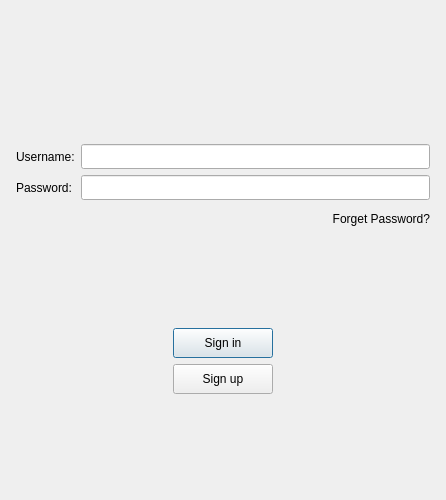
<?xml version="1.0" encoding="UTF-8"?>
<ui version="4.0">
 <class>LoginDialog</class>
 <widget class="QDialog" name="LoginDialog">
  <property name="geometry">
   <rect>
    <x>0</x>
    <y>0</y>
    <width>446</width>
    <height>500</height>
   </rect>
  </property>
  <property name="minimumSize">
   <size>
    <width>0</width>
    <height>500</height>
   </size>
  </property>
  <property name="windowTitle">
   <string>Login</string>
  </property>
  <layout class="QVBoxLayout" name="verticalLayout_2">
   <item>
    <layout class="QVBoxLayout" name="verticalLayout">
     <property name="leftMargin">
      <number>5</number>
     </property>
     <property name="topMargin">
      <number>5</number>
     </property>
     <property name="rightMargin">
      <number>5</number>
     </property>
     <property name="bottomMargin">
      <number>5</number>
     </property>
     <item>
      <widget class="QWidget" name="widget" native="true">
       <layout class="QGridLayout" name="gridLayout">
        <item row="0" column="0">
         <widget class="QLabel" name="label">
          <property name="text">
           <string/>
          </property>
          <property name="pixmap">
           <pixmap resource="rc.qrc">:/res/106039201_p0.png</pixmap>
          </property>
          <property name="scaledContents">
           <bool>false</bool>
          </property>
          <property name="alignment">
           <set>Qt::AlignCenter</set>
          </property>
          <property name="wordWrap">
           <bool>false</bool>
          </property>
          <property name="openExternalLinks">
           <bool>false</bool>
          </property>
         </widget>
        </item>
       </layout>
      </widget>
     </item>
     <item>
      <spacer name="verticalSpacer">
       <property name="orientation">
        <enum>Qt::Vertical</enum>
       </property>
       <property name="sizeHint" stdset="0">
        <size>
         <width>20</width>
         <height>40</height>
        </size>
       </property>
      </spacer>
     </item>
     <item>
      <layout class="QGridLayout" name="gridLayout_2">
       <property name="leftMargin">
        <number>0</number>
       </property>
       <property name="topMargin">
        <number>0</number>
       </property>
       <item row="1" column="0">
        <widget class="QLabel" name="passLabel">
         <property name="minimumSize">
          <size>
           <width>0</width>
           <height>25</height>
          </size>
         </property>
         <property name="text">
          <string>Password:</string>
         </property>
        </widget>
       </item>
       <item row="0" column="1">
        <widget class="QLineEdit" name="userEdit">
         <property name="minimumSize">
          <size>
           <width>0</width>
           <height>25</height>
          </size>
         </property>
        </widget>
       </item>
       <item row="0" column="0">
        <widget class="QLabel" name="userLabel">
         <property name="minimumSize">
          <size>
           <width>0</width>
           <height>25</height>
          </size>
         </property>
         <property name="text">
          <string>Username:</string>
         </property>
         <property name="alignment">
          <set>Qt::AlignLeading|Qt::AlignLeft|Qt::AlignVCenter</set>
         </property>
        </widget>
       </item>
       <item row="1" column="1">
        <widget class="QLineEdit" name="passEdit">
         <property name="minimumSize">
          <size>
           <width>0</width>
           <height>25</height>
          </size>
         </property>
        </widget>
       </item>
       <item row="2" column="1">
        <widget class="QLabel" name="label_2">
         <property name="minimumSize">
          <size>
           <width>0</width>
           <height>25</height>
          </size>
         </property>
         <property name="text">
          <string>Forget Password?</string>
         </property>
         <property name="alignment">
          <set>Qt::AlignRight|Qt::AlignTrailing|Qt::AlignVCenter</set>
         </property>
        </widget>
       </item>
      </layout>
     </item>
     <item>
      <spacer name="verticalSpacer_2">
       <property name="orientation">
        <enum>Qt::Vertical</enum>
       </property>
       <property name="sizeHint" stdset="0">
        <size>
         <width>20</width>
         <height>40</height>
        </size>
       </property>
      </spacer>
     </item>
     <item>
      <layout class="QHBoxLayout" name="horizontalLayout_4">
       <item>
        <spacer name="horizontalSpacer_2">
         <property name="orientation">
          <enum>Qt::Horizontal</enum>
         </property>
         <property name="sizeHint" stdset="0">
          <size>
           <width>40</width>
           <height>20</height>
          </size>
         </property>
        </spacer>
       </item>
       <item>
        <widget class="QPushButton" name="loginButton">
         <property name="minimumSize">
          <size>
           <width>100</width>
           <height>30</height>
          </size>
         </property>
         <property name="text">
          <string>Sign in</string>
         </property>
        </widget>
       </item>
       <item>
        <spacer name="horizontalSpacer_3">
         <property name="orientation">
          <enum>Qt::Horizontal</enum>
         </property>
         <property name="sizeHint" stdset="0">
          <size>
           <width>40</width>
           <height>20</height>
          </size>
         </property>
        </spacer>
       </item>
      </layout>
     </item>
     <item>
      <layout class="QHBoxLayout" name="horizontalLayout_5">
       <item>
        <spacer name="horizontalSpacer_4">
         <property name="orientation">
          <enum>Qt::Horizontal</enum>
         </property>
         <property name="sizeHint" stdset="0">
          <size>
           <width>40</width>
           <height>20</height>
          </size>
         </property>
        </spacer>
       </item>
       <item>
        <widget class="QPushButton" name="regButton">
         <property name="minimumSize">
          <size>
           <width>100</width>
           <height>30</height>
          </size>
         </property>
         <property name="text">
          <string>Sign up</string>
         </property>
        </widget>
       </item>
       <item>
        <spacer name="horizontalSpacer_5">
         <property name="orientation">
          <enum>Qt::Horizontal</enum>
         </property>
         <property name="sizeHint" stdset="0">
          <size>
           <width>40</width>
           <height>20</height>
          </size>
         </property>
        </spacer>
       </item>
      </layout>
     </item>
     <item>
      <spacer name="verticalSpacer_3">
       <property name="orientation">
        <enum>Qt::Vertical</enum>
       </property>
       <property name="sizeHint" stdset="0">
        <size>
         <width>20</width>
         <height>40</height>
        </size>
       </property>
      </spacer>
     </item>
    </layout>
   </item>
  </layout>
 </widget>
 <resources>
  <include location="rc.qrc"/>
 </resources>
 <connections/>
</ui>
